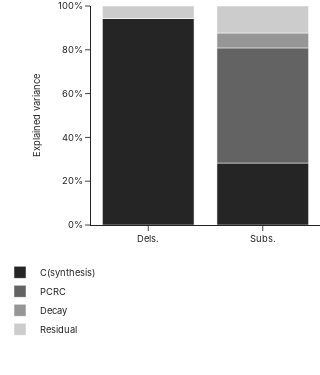

Notebook code for this chart:
### Code cell
sub_table['type'] = 'Subs.'
del_table['type'] = 'Dels.'
df = pd.concat([del_table, sub_table])


fig = px.bar(
    df, 
    x="type", 
    y="eta_sq", 
    color=df.index,
    color_discrete_sequence=["#252525", "#636363", "#969696", "#cccccc"],
)


fig.update_layout(
    template='simple_white',
    height=400,
    width=175,
    # showlegend=False,
    legend=dict(
        yanchor="top",
        y=-0.15,
        xanchor="left",
        x=-0.4,
        title_text=''
    )
)
fig.update_yaxes(title_text='Explained variance', tickformat=",.0%", range=[0, 1])
fig.update_xaxes(title_text='')
fig.update_layout(
    height=375,
    width=125,
    margin=dict(l=0, r=0, t=0, b=150),
    font_family="Inter",
    legend_font_size=28/3,
)
fig.update_xaxes(title_font_size=28/3, tickfont_size=28/3)
fig.update_yaxes(title_font_size=28/3, tickfont_size=28/3)
fig.show()
fig.write_image("anova.svg")

### Figure 1 — Plotly figure (JSON) as saved in the notebook; plotly's stock layout.template omitted (floating-point values rounded to 4 significant figures)
{"data": [{"alignmentgroup": "True", "hovertemplate": "index=C(synthesis)<br>type=%{x}<br>eta_sq=%{y}<extra></extra>", "legendgroup": "C(synthesis)", "marker": {"color": "#252525", "pattern": {"shape": ""}}, "name": "C(synthesis)", "offsetgroup": "C(synthesis)", "orientation": "v", "showlegend": true, "textposition": "auto", "type": "bar", "x": ["Dels.", "Subs."], "xaxis": "x", "y": [0.943, 0.2829], "yaxis": "y"}, {"alignmentgroup": "True", "hovertemplate": "index=PCRC<br>type=%{x}<br>eta_sq=%{y}<extra></extra>", "legendgroup": "PCRC", "marker": {"color": "#636363", "pattern": {"shape": ""}}, "name": "PCRC", "offsetgroup": "PCRC", "orientation": "v", "showlegend": true, "textposition": "auto", "type": "bar", "x": ["Dels.", "Subs."], "xaxis": "x", "y": [0.0003218, 0.5259], "yaxis": "y"}, {"alignmentgroup": "True", "hovertemplate": "index=Decay<br>type=%{x}<br>eta_sq=%{y}<extra></extra>", "legendgroup": "Decay", "marker": {"color": "#969696", "pattern": {"shape": ""}}, "name": "Decay", "offsetgroup": "Decay", "orientation": "v", "showlegend": true, "textposition": "auto", "type": "bar", "x": ["Dels.", "Subs."], "xaxis": "x", "y": [1.649e-08, 0.06798], "yaxis": "y"}, {"alignmentgroup": "True", "hovertemplate": "index=Residual<br>type=%{x}<br>eta_sq=%{y}<extra></extra>", "legendgroup": "Residual", "marker": {"color": "#cccccc", "pattern": {"shape": ""}}, "name": "Residual", "offsetgroup": "Residual", "orientation": "v", "showlegend": true, "textposition": "auto", "type": "bar", "x": ["Dels.", "Subs."], "xaxis": "x", "y": [0.05668, 0.1233], "yaxis": "y"}], "layout": {"barmode": "relative", "font": {"family": "Inter"}, "height": 375, "legend": {"font": {"size": 9.333}, "title": {"text": ""}, "tracegroupgap": 0, "x": -0.4, "xanchor": "left", "y": -0.15, "yanchor": "top"}, "margin": {"b": 150, "l": 0, "r": 0, "t": 0}, "width": 125, "xaxis": {"anchor": "y", "domain": [0, 1], "tickfont": {"size": 9.333}, "title": {"font": {"size": 9.333}, "text": ""}}, "yaxis": {"anchor": "x", "domain": [0, 1], "range": [0, 1], "tickfont": {"size": 9.333}, "tickformat": ",.0%", "title": {"font": {"size": 9.333}, "text": "Explained variance"}}}}
